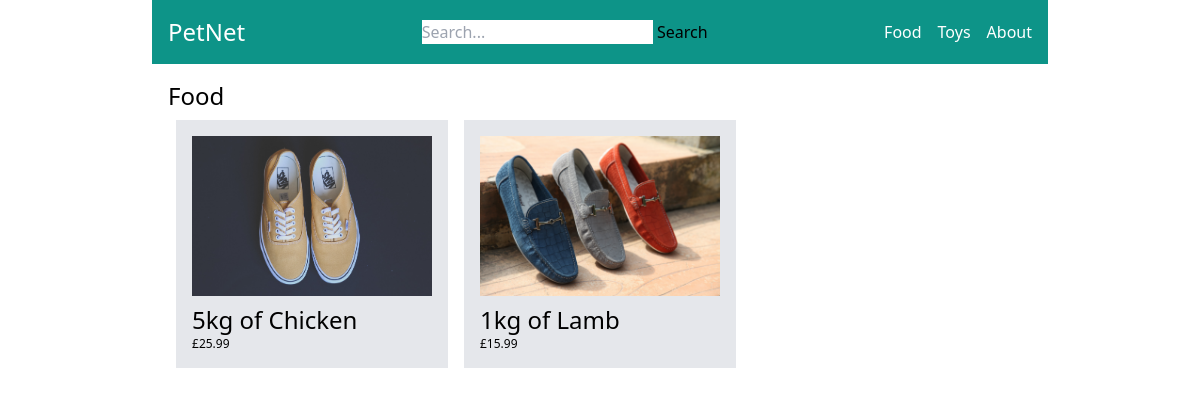
Screenshot of /food/ with the database file from the repository.
### store/models.py (models this page shows, shortened)
class Category(models.Model):
    title = models.CharField(max_length=50)
    slug = models.SlugField(max_length= 50)
    class Meta:
        verbose_name_plural = 'Categories'

class Product(models.Model):
    user = models.ForeignKey(User, related_name='products', on_delete=models.CASCADE)
    category = models.ForeignKey(Category, related_name='products', on_delete=models.CASCADE)
    title = models.CharField(max_length=50)
    slug = models.SlugField(max_length= 50)
    description = models.TextField(blank=True)
    image = models.ImageField(upload_to='uploads/product_images/', blank=True, null=True)
    price = models.IntegerField()
    created_at = models.DateTimeField(auto_now_add=True)
    updated_at = models.DateTimeField(auto_now=True)
    class Meta:
        ordering = ('-created_at', )
    def get_display_price(self):
        return self.price / 100

### store/views.py (the view)
# urls.py: path('<slug:slug>/', views.category_detail , name='category_detail'),
def category_detail(request, slug):
    category = get_object_or_404(Category, slug=slug)
    products = category.products.all()
    return render(request, 'store/category_detail.html', {'category': category, 'products': products})

### store/templatetags/menu.py (called while the page is built)
@register.inclusion_tag('core/menu.html')
def menu():
    categories = Category.objects.all()
    return {'categories': categories}

### store/templates/store/category_detail.html (shortened to what this page needs)
{% extends 'core/base.html' %}
{% block content %}
    <h1 class="text-2xl">{{category.title}}</h1>
    <div class="flex flex-wrap">
        {% for product in products %}
            <div class="product w-1/3 p-2">
                <div class="bg-gray-200 p-4">
                    <a href="{% url 'product_detail' product.category.slug product.slug %}">
                        {% if product.image %}
                            <div class="image mb-2">
                                <img src="{{ product.image.url }}" alt=" Image of {{ product.title }}">
                            </div>
                        {% endif %}
                        <h2 class="text-2xl">{{ product.title }}</h2>
                        <p class="text-xs text-gray 800">£{{ product.get_display_price }}</p>
                    </a>
                </div>
            </div>
        {% endfor %}
    </div>
{% endblock %}

### core/templates/core/menu.html
{% for category in categories %}
    <a href="{% url 'category_detail' category.slug %}" class="text-white">{{category.title}}</a>
{% endfor %}
<a href="{% url 'about' %}" class="text-white">About</a>

### rows the page displays
Category: title "Food"
Category: title "Toys"
Product: image (picture), title "5kg of Chicken", get_display_price "25.99"
Product: image (picture), title "1kg of Lamb", get_display_price "15.99"
